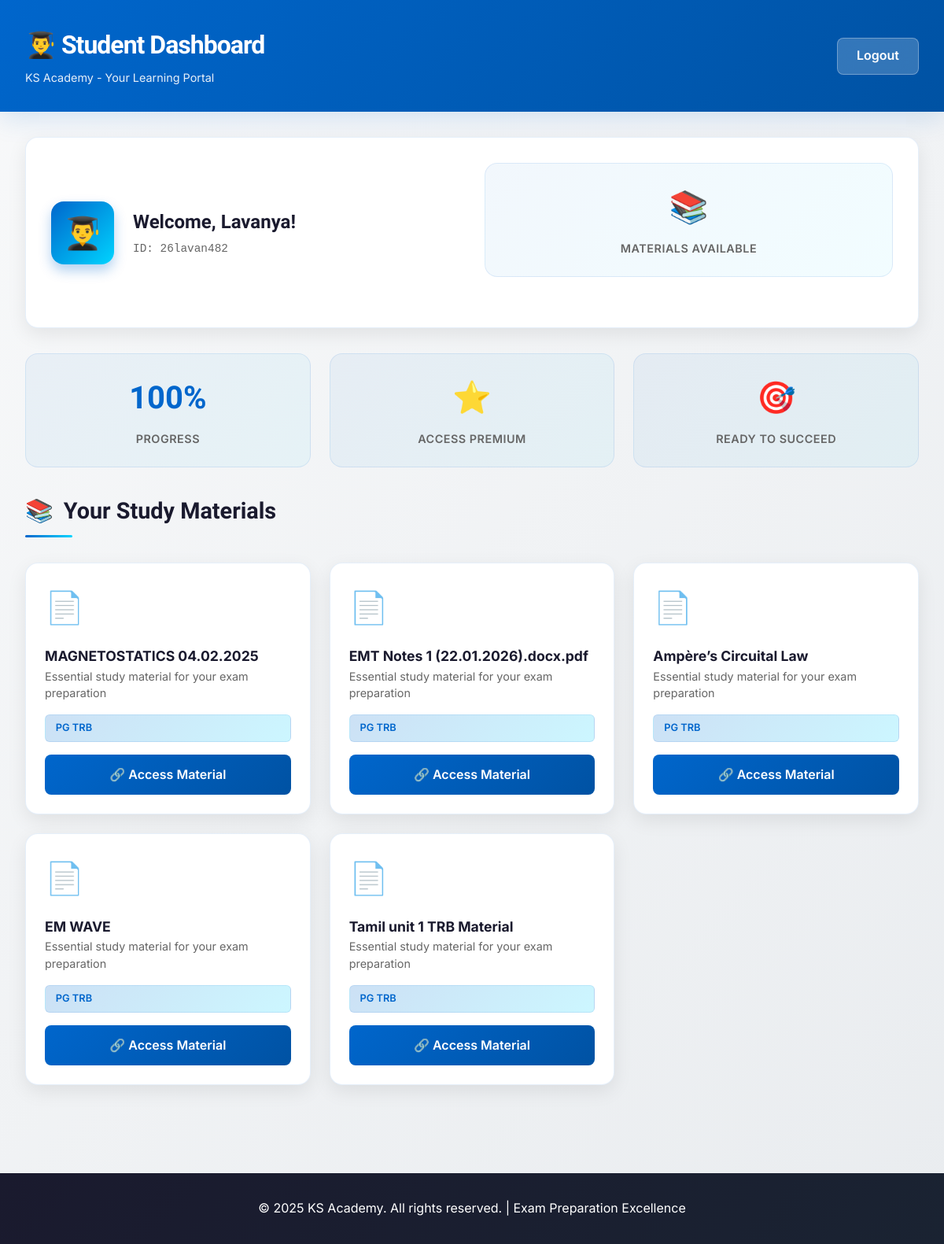
/student (signed in), run on the app's committed database.
### tables this page shows
CREATE TABLE students (
        id INTEGER PRIMARY KEY AUTOINCREMENT,
        name TEXT NOT NULL,
        userid TEXT NOT NULL UNIQUE,
        password TEXT NOT NULL,
        category TEXT NOT NULL
    );

CREATE TABLE materials (
        id INTEGER PRIMARY KEY AUTOINCREMENT,
        title TEXT NOT NULL,
        link TEXT NOT NULL,
        category TEXT NOT NULL
    );

### app.py (the view)
@app.route('/student')
def student():
    if not session.get('user') or session['user'] == 'admin':
        return redirect('/login')
    with get_db() as con:
        cur = con.cursor()
        cur.execute("SELECT name, category FROM students WHERE userid = ?", (session['user'],))
        student_data = cur.fetchone()
        if student_data:
            materials = con.execute("SELECT * FROM materials WHERE category = ?", (student_data[1],)).fetchall()
        else:
            materials = []
    return render_template("student.html",
                           student_name=student_data[0] if student_data else '',
                           userid=session.get('user'),
                           materials=materials)

### app.py (called while the page is built)
def get_db():
    conn = sqlite3.connect('data.db', check_same_thread=False)
    return conn

### templates/student.html (shortened to what this page needs)
<!DOCTYPE html>
<html lang="en">
<head>
</head>
<body>
    <header>
        <div class="header-container">
            <div class="header-content">
                <h1>👨‍🎓 Student Dashboard</h1>
                <p class="header-subtitle">KS Academy - Your Learning Portal</p>
            </div>
            <a href="{{ url_for('logout') }}" class="logout-btn">Logout</a>
        </div>
    </header>
    <div class="container">
        <section class="profile-section">
            <div class="profile-content">
                <div class="profile-avatar">👨‍🎓</div>
                <div class="profile-info">
                    <h2>Welcome, {{ student_name }}!</h2>
                    <p class="profile-id">ID: {{ userid }}</p>
                </div>
            </div>
            <div class="stats-grid">
                <div class="stat-card">
                    <div class="stat-value">📚</div>
                    <div class="stat-label">Materials Available</div>
                </div>
            </div>
        </section>
        <div class="stats-grid">
            <div class="stat-card">
                <div class="stat-value">100%</div>
                <div class="stat-label">Progress</div>
            </div>
            <div class="stat-card">
                <div class="stat-value">⭐</div>
                <div class="stat-label">Access Premium</div>
            </div>
            <div class="stat-card">
                <div class="stat-value">🎯</div>
                <div class="stat-label">Ready to Succeed</div>
            </div>
        </div>
        <section>
            <div class="section-header">
                <h3>
                    <span>📚</span>
                    Your Study Materials
                </h3>
                <div class="section-underline"></div>
            </div>
            {% if materials %}
            <div class="materials-grid">
                {% for mat in materials %}
                <div class="material-card">
                    <div class="material-icon">📄</div>
                    <div>
                        <h4 class="material-title">{{ mat[1] }}</h4>
                        <p class="material-description">Essential study material for your exam preparation</p>
                    </div>
                    <div class="material-category">{{ mat[3] if mat|length > 3 else 'Study Material' }}</div>
                    <a href="{{ mat[2] }}" target="_blank" class="material-link">
                        🔗 Access Material
                    </a>
                </div>
                {% endfor %}
            </div>
            {% else %}
            <div class="empty-state">
                <div class="empty-state-icon">📭</div>
                <h4>No Materials Yet</h4>
                <p>Your study materials will appear here. Check back soon!</p>
            </div>
            {% endif %}
        </section>
    </div>
    <footer>
        <p>&copy; 2025 KS Academy. All rights reserved. | Exam Preparation Excellence</p>
    </footer>
</body>
</html>

### templates/student.html (style rules this page uses)
:root { --primary: #0066cc; --primary-dark: #0052a3; --secondary: #ff6b35; --accent: #00d4ff; --success: #2ecc71; --text-dark: #1a1a2e; --text-light: #f5f5f5; --bg-light: #f8f9fa; --border-color: rgba(0, 102, 204, 0.1); }
* { margin: 0; padding: 0; box-sizing: border-box; }
html { scroll-behavior: smooth; }
body { font-family: 'Inter', -apple-system, BlinkMacSystemFont, 'Segoe UI', sans-serif; background: linear-gradient(135deg, var(--bg-light) 0%, #e9ecef 100%); color: var(--text-dark); line-height: 1.6; }
header { background: linear-gradient(135deg, var(--primary) 0%, var(--primary-dark) 100%); color: white; padding: 2rem; box-shadow: 0 8px 32px rgba(0, 102, 204, 0.15); animation: slideInDown 0.6s ease-out; }
.header-container { max-width: 1200px; margin: 0 auto; display: flex; justify-content: space-between; align-items: center; }
.header-content h1 { font-family: 'Clash Display', sans-serif; font-size: 2rem; font-weight: 700; letter-spacing: -1px; margin-bottom: 0.25rem; }
.header-subtitle { font-size: 0.9rem; opacity: 0.9; }
.logout-btn { background: rgba(255, 255, 255, 0.2); color: white; padding: 0.6rem 1.5rem; border: 1px solid rgba(255, 255, 255, 0.3); border-radius: 8px; text-decoration: none; font-weight: 600; transition: all 0.3s ease; backdrop-filter: blur(10px); }
.container { max-width: 1200px; margin: 0 auto; padding: 2rem; }
.profile-section { background: white; padding: 2rem; border-radius: 16px; box-shadow: 0 8px 24px rgba(0, 0, 0, 0.08); margin-bottom: 2rem; animation: slideInUp 0.6s ease-out; border: 1px solid var(--border-color); display: grid; grid-template-columns: 1fr 1fr; gap: 2rem; align-items: center; }
.profile-content { display: flex; align-items: center; gap: 1.5rem; }
.profile-avatar { width: 80px; height: 80px; background: linear-gradient(135deg, var(--primary), var(--accent)); border-radius: 16px; display: flex; align-items: center; justify-content: center; font-size: 2.5rem; box-shadow: 0 8px 16px rgba(0, 102, 204, 0.3); }
.profile-info h2 { font-family: 'Clash Display', sans-serif; font-size: 1.5rem; margin-bottom: 0.25rem; }
.profile-id { color: #666; font-size: 0.9rem; font-family: 'Space Mono', monospace; }
.stats-grid { display: grid; grid-template-columns: repeat(auto-fit, minmax(200px, 1fr)); gap: 1.5rem; margin-bottom: 2rem; }
.stat-card { background: linear-gradient(135deg, rgba(0, 102, 204, 0.05), rgba(0, 212, 255, 0.05)); padding: 1.5rem; border-radius: 16px; border: 1px solid var(--border-color); text-align: center; transition: all 0.3s ease; animation: scaleIn 0.6s ease-out; }
.stat-value { font-family: 'Clash Display', sans-serif; font-size: 2.5rem; font-weight: 700; color: var(--primary); margin-bottom: 0.5rem; }
.stat-label { color: #666; font-size: 0.9rem; font-weight: 600; text-transform: uppercase; letter-spacing: 0.5px; }
.section-header { margin-bottom: 2rem; }
.section-header h3 { font-family: 'Clash Display', sans-serif; font-size: 1.8rem; color: var(--text-dark); display: flex; align-items: center; gap: 0.8rem; margin-bottom: 0.5rem; }
.section-underline { width: 60px; height: 3px; background: linear-gradient(90deg, var(--primary), var(--accent)); border-radius: 2px; }
.materials-grid { display: grid; grid-template-columns: repeat(auto-fill, minmax(300px, 1fr)); gap: 1.5rem; margin-bottom: 2rem; }
.material-card { background: white; border-radius: 16px; padding: 1.5rem; box-shadow: 0 8px 24px rgba(0, 0, 0, 0.08); border: 1px solid var(--border-color); transition: all 0.3s ease; animation: slideInUp 0.6s ease-out; display: flex; flex-direction: column; gap: 1rem; }
.material-icon { font-size: 2.5rem; }
.material-title { font-weight: 700; font-size: 1.1rem; color: var(--text-dark); }
.material-description { color: #666; font-size: 0.9rem; line-height: 1.5; }
.material-category { display: inline-block; background: linear-gradient(135deg, rgba(0, 102, 204, 0.2), rgba(0, 212, 255, 0.2)); color: var(--primary); padding: 0.4rem 0.8rem; border-radius: 6px; font-size: 0.8rem; font-weight: 600; border: 1px solid var(--border-color); }
.material-link { background: linear-gradient(135deg, var(--primary), var(--primary-dark)); color: white; padding: 0.8rem 1rem; border-radius: 8px; text-decoration: none; font-weight: 600; text-align: center; transition: all 0.3s ease; display: block; }
footer { background: linear-gradient(135deg, var(--text-dark) 0%, #1a2332 100%); color: white; text-align: center; padding: 2rem; margin-top: 3rem; }
footer p { margin: 0; }

### data on the page
students: name "Lavanya", userid "26lavan482"
materials: title "MAGNETOSTATICS 04.02.2025", category "PG TRB"
materials: title "EMT Notes 1 (22.01.2026).docx.pdf", category "PG TRB"
materials: title "Ampère’s Circuital Law", category "PG TRB"
materials: title "EM WAVE", category "PG TRB"
materials: title "Tamil unit 1 TRB Material", category "PG TRB"
